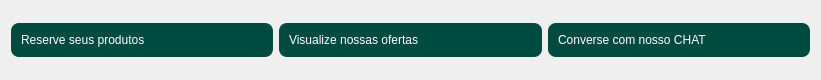
   <widget class="QWidget" name="horizontalLayoutWidget_2">
    <property name="geometry">
     <rect>
      <x>50</x>
      <y>300</y>
      <width>821</width>
      <height>80</height>
     </rect>
    </property>
    <layout class="QHBoxLayout" name="horizontalLayout_2">
     <item>
      <widget class="QPushButton" name="BotaoReservar">
       <property name="whatsThis">
        <string>&lt;html&gt;&lt;head/&gt;&lt;body&gt;&lt;p align=&quot;right&quot;&gt;&lt;br/&gt;&lt;/p&gt;&lt;/body&gt;&lt;/html&gt;</string>
       </property>
       <property name="styleSheet">
        <string notr="true">QPushButton{  
background-color: rgb(0, 75, 63);
font: 9pt &quot;Cooper Black&quot;; /* Fonte e tamanho */
color: rgb(255, 255, 255); /* Cor do texto */
text-align: left; /* Texto alinhado à esquerda */
border-radius: 8px; /* Bordas arredondadas */
padding: 10px; /* Padding interno (topo, direita, fundo, esquerda) */ 
image: url(:/images/images/001-caixa.png); /* Caminho da imagem */
image-position:right; /* Posiciona a imagem no centro da área disponível */
background-size: 32px 32px;

}

QPushButton:hover{
background-color: rgb(156, 180, 172);
font: 9pt &quot;Cooper Black&quot;; /* Fonte e tamanho */
color: rgb(255, 255, 255); /* Cor do texto */
text-align: left; /* Texto alinhado à esquerda */
border-radius: 8px; /* Bordas arredondadas */
padding: 10px; /* Padding interno (topo, direita, fundo, esquerda) */ 
image: url(:/images/images/001-caixa.png); /* Caminho da imagem */
image-position:right; /* Posiciona a imagem no centro da área disponível */
}

QPushButton:pressed{
background-color: rgb(156, 180, 172);
font: 8pt &quot;Cooper Black&quot;; /* Fonte e tamanho */
color: rgb(255, 255, 255); /* Cor do texto */
text-align: left; /* Texto alinhado à esquerda */
border-radius: 8px; /* Bordas arredondadas */
padding: 10px; /* Padding interno (topo, direita, fundo, esquerda) */ 
image: url(:/images/images/001-caixa.png); /* Caminho da imagem */
image-position:right; /* Posiciona a imagem no centro da área disponível */
}


</string>
       </property>
       <property name="text">
        <string>Reserve seus produtos</string>
       </property>
      </widget>
     </item>
     <item>
      <widget class="QPushButton" name="botaoOfertas">
       <property name="palette">
        <palette>
         <active>
          <colorrole role="WindowText">
           <brush brushstyle="SolidPattern">
            <color alpha="255">
             <red>255</red>
             <green>255</green>
             <blue>255</blue>
            </color>
           </brush>
          </colorrole>
          <colorrole role="Button">
           <brush brushstyle="SolidPattern">
            <color alpha="255">
             <red>0</red>
             <green>75</green>
             <blue>63</blue>
            </color>
           </brush>
          </colorrole>
          <colorrole role="Text">
           <brush brushstyle="SolidPattern">
            <color alpha="255">
             <red>255</red>
             <green>255</green>
             <blue>255</blue>
            </color>
           </brush>
          </colorrole>
          <colorrole role="ButtonText">
           <brush brushstyle="SolidPattern">
            <color alpha="255">
             <red>255</red>
             <green>255</green>
             <blue>255</blue>
            </color>
           </brush>
          </colorrole>
          <colorrole role="Base">
           <brush brushstyle="SolidPattern">
            <color alpha="255">
             <red>0</red>
             <green>75</green>
             <blue>63</blue>
            </color>
           </brush>
          </colorrole>
          <colorrole role="Window">
           <brush brushstyle="SolidPattern">
            <color alpha="255">
             <red>0</red>
             <green>75</green>
             <blue>63</blue>
            </color>
           </brush>
          </colorrole>
          <colorrole role="Highlight">
           <brush brushstyle="SolidPattern">
            <color alpha="255">
             <red>0</red>
             <green>0</green>
             <blue>0</blue>
            </color>
           </brush>
          </colorrole>
          <colorrole role="LinkVisited">
           <brush brushstyle="SolidPattern">
            <color alpha="255">
             <red>85</red>
             <green>255</green>
             <blue>127</blue>
            </color>
           </brush>
          </colorrole>
          <colorrole role="PlaceholderText">
           <brush brushstyle="NoBrush">
            <color alpha="128">
             <red>255</red>
             <green>255</green>
             <blue>255</blue>
            </color>
           </brush>
          </colorrole>
         </active>
         <inactive>
          <colorrole role="WindowText">
           <brush brushstyle="SolidPattern">
            <color alpha="255">
             <red>255</red>
             <green>255</green>
             <blue>255</blue>
            </color>
           </brush>
          </colorrole>
          <colorrole role="Button">
           <brush brushstyle="SolidPattern">
            <color alpha="255">
             <red>0</red>
             <green>75</green>
             <blue>63</blue>
            </color>
           </brush>
          </colorrole>
          <colorrole role="Text">
           <brush brushstyle="SolidPattern">
            <color alpha="255">
             <red>255</red>
             <green>255</green>
             <blue>255</blue>
            </color>
           </brush>
          </colorrole>
          <colorrole role="ButtonText">
           <brush brushstyle="SolidPattern">
            <color alpha="255">
             <red>255</red>
             <green>255</green>
             <blue>255</blue>
            </color>
           </brush>
          </colorrole>
          <colorrole role="Base">
           <brush brushstyle="SolidPattern">
            <color alpha="255">
             <red>0</red>
             <green>75</green>
             <blue>63</blue>
            </color>
           </brush>
          </colorrole>
          <colorrole role="Window">
           <brush brushstyle="SolidPattern">
            <color alpha="255">
             <red>0</red>
             <green>75</green>
             <blue>63</blue>
            </color>
           </brush>
          </colorrole>
          <colorrole role="Highlight">
           <brush brushstyle="SolidPattern">
            <color alpha="255">
             <red>0</red>
             <green>0</green>
             <blue>0</blue>
            </color>
           </brush>
          </colorrole>
          <colorrole role="LinkVisited">
           <brush brushstyle="SolidPattern">
            <color alpha="255">
             <red>85</red>
             <green>255</green>
             <blue>127</blue>
            </color>
           </brush>
          </colorrole>
          <colorrole role="PlaceholderText">
           <brush brushstyle="NoBrush">
            <color alpha="128">
             <red>255</red>
             <green>255</green>
             <blue>255</blue>
            </color>
           </brush>
          </colorrole>
         </inactive>
         <disabled>
          <colorrole role="WindowText">
           <brush brushstyle="SolidPattern">
            <color alpha="255">
             <red>255</red>
             <green>255</green>
             <blue>255</blue>
            </color>
           </brush>
          </colorrole>
          <colorrole role="Button">
           <brush brushstyle="SolidPattern">
            <color alpha="255">
             <red>0</red>
             <green>75</green>
             <blue>63</blue>
            </color>
           </brush>
          </colorrole>
          <colorrole role="Text">
           <brush brushstyle="SolidPattern">
            <color alpha="255">
             <red>255</red>
             <green>255</green>
             <blue>255</blue>
            </color>
           </brush>
          </colorrole>
          <colorrole role="ButtonText">
           <brush brushstyle="SolidPattern">
            <color alpha="255">
             <red>255</red>
             <green>255</green>
             <blue>255</blue>
            </color>
           </brush>
          </colorrole>
          <colorrole role="Base">
           <brush brushstyle="SolidPattern">
            <color alpha="255">
             <red>0</red>
             <green>75</green>
             <blue>63</blue>
            </color>
           </brush>
          </colorrole>
          <colorrole role="Window">
           <brush brushstyle="SolidPattern">
            <color alpha="255">
             <red>0</red>
             <green>75</green>
             <blue>63</blue>
            </color>
           </brush>
          </colorrole>
          <colorrole role="Highlight">
           <brush brushstyle="SolidPattern">
            <color alpha="255">
             <red>0</red>
             <green>120</green>
             <blue>215</blue>
            </color>
           </brush>
          </colorrole>
          <colorrole role="LinkVisited">
           <brush brushstyle="SolidPattern">
            <color alpha="255">
             <red>85</red>
             <green>255</green>
             <blue>127</blue>
            </color>
           </brush>
          </colorrole>
          <colorrole role="PlaceholderText">
           <brush brushstyle="NoBrush">
            <color alpha="128">
             <red>255</red>
             <green>255</green>
             <blue>255</blue>
            </color>
           </brush>
          </colorrole>
         </disabled>
        </palette>
       </property>
       <property name="mouseTracking">
        <bool>true</bool>
       </property>
       <property name="tabletTracking">
        <bool>true</bool>
       </property>
       <property name="focusPolicy">
        <enum>Qt::NoFocus</enum>
       </property>
       <property name="contextMenuPolicy">
        <enum>Qt::NoContextMenu</enum>
       </property>
       <property name="layoutDirection">
        <enum>Qt::LeftToRight</enum>
       </property>
       <property name="styleSheet">
        <string notr="true">QPushButton{  
background-color: rgb(0, 75, 63);
font: 9pt &quot;Cooper Black&quot;; /* Fonte e tamanho */
color: rgb(255, 255, 255); /* Cor do texto */
text-align: left; /* Texto alinhado à esquerda */
border-radius: 8px; /* Bordas arredondadas */
padding: 10px; /* Padding interno (topo, direita, fundo, esquerda) */ 
image: url(:/images/images/002-calendrio.png); /* Caminho da imagem */
image-position:right; /* Posiciona a imagem no centro da área disponível */
}

QPushButton:hover{
background-color: rgb(156, 180, 172);
font: 9pt &quot;Cooper Black&quot;; /* Fonte e tamanho */
color: rgb(255, 255, 255); /* Cor do texto */
text-align: left; /* Texto alinhado à esquerda */
border-radius: 8px; /* Bordas arredondadas */
padding: 10px; /* Padding interno (topo, direita, fundo, esquerda) */ 
image: url(:/images/images/002-calendrio.png); /* Caminho da imagem */
image-position:right; /* Posiciona a imagem no centro da área disponível */
}

QPushButton:pressed{
background-color: rgb(156, 180, 172);
font: 8pt &quot;Cooper Black&quot;; /* Fonte e tamanho */
color: rgb(255, 255, 255); /* Cor do texto */
text-align: left; /* Texto alinhado à esquerda */
border-radius: 8px; /* Bordas arredondadas */
padding: 10px; /* Padding interno (topo, direita, fundo, esquerda) */ 
image: url(:/images/images/002-calendrio.png); /* Caminho da imagem */
image-position:right; /* Posiciona a imagem no centro da área disponível */
}


</string>
       </property>
       <property name="text">
        <string>Visualize nossas ofertas</string>
       </property>
       <property name="checkable">
        <bool>false</bool>
       </property>
       <property name="autoDefault">
        <bool>false</bool>
       </property>
      </widget>
     </item>
     <item>
      <widget class="QPushButton" name="botaoChat">
       <property name="styleSheet">
        <string notr="true">QPushButton{  
background-color: rgb(0, 75, 63);
font: 9pt &quot;Cooper Black&quot;; /* Fonte e tamanho */
color: rgb(255, 255, 255); /* Cor do texto */
text-align: left; /* Texto alinhado à esquerda */
border-radius: 8px; /* Bordas arredondadas */
padding: 10px; /* Padding interno (topo, direita, fundo, esquerda) */ 
image: url(:/images/images/003-balo-de-fala.png); /* Caminho da imagem */
image-position:right; /* Posiciona a imagem no centro da área disponível */
}

QPushButton:hover{
background-color: rgb(156, 180, 172);
font: 9pt &quot;Cooper Black&quot;; /* Fonte e tamanho */
color: rgb(255, 255, 255); /* Cor do texto */
text-align: left; /* Texto alinhado à esquerda */
border-radius: 8px; /* Bordas arredondadas */
padding: 10px; /* Padding interno (topo, direita, fundo, esquerda) */ 
image: url(:/images/images/003-balo-de-fala.png); /* Caminho da imagem */
image-position:right; /* Posiciona a imagem no centro da área disponível */
}

QPushButton:pressed{
background-color: rgb(156, 180, 172);
font: 8pt &quot;Cooper Black&quot;; /* Fonte e tamanho */
color: rgb(255, 255, 255); /* Cor do texto */
text-align: left; /* Texto alinhado à esquerda */
border-radius: 8px; /* Bordas arredondadas */
padding: 10px; /* Padding interno (topo, direita, fundo, esquerda) */ 
image: url(:/images/images/003-balo-de-fala.png); /* Caminho da imagem */
image-position:right; /* Posiciona a imagem no centro da área disponível */
}


</string>
       </property>
       <property name="text">
        <string>Converse com nosso CHAT</string>
       </property>
      </widget>
     </item>
    </layout>
   </widget>
